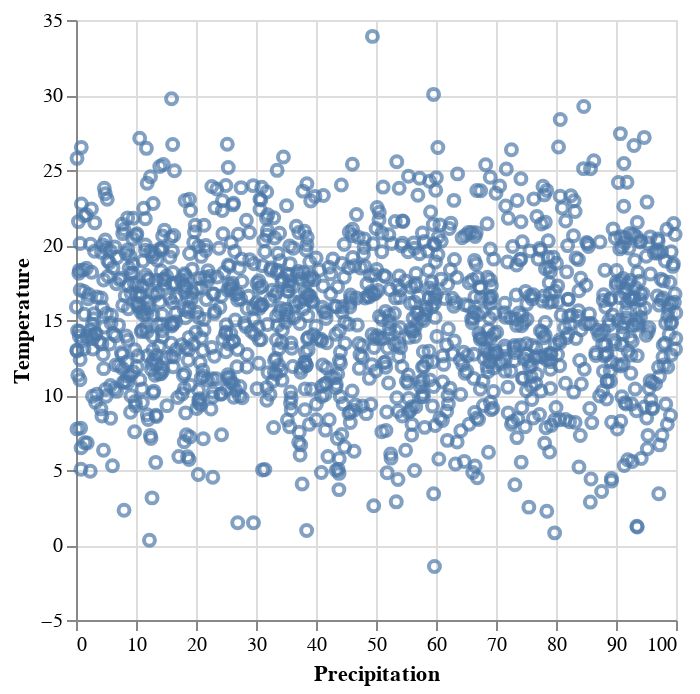

Source (notebook cell):
### Code cell
alt.Chart(climate).mark_point().encode(
    x = 'Precipitation',
    y = 'Temperature',
    #color = 'Country'
)

### Figure 1 — Vega-Lite specification as saved in the notebook (floating-point values rounded to 4 significant figures; data arrays with more than 128 entries replaced by an {"elided": "..."} marker saying what was removed)
{"config": {"view": {"continuousWidth": 300, "continuousHeight": 300}}, "data": {"name": "data-316cc73430e526ec18ffad14eec89801"}, "mark": {"type": "point"}, "encoding": {"x": {"field": "Precipitation", "type": "quantitative"}, "y": {"field": "Temperature", "type": "quantitative"}}, "$schema": "https://vega.github.io/schema/vega-lite/v5.16.3.json", "datasets": {"data-316cc73430e526ec18ffad14eec89801": {"elided": "1304 records"}}}
